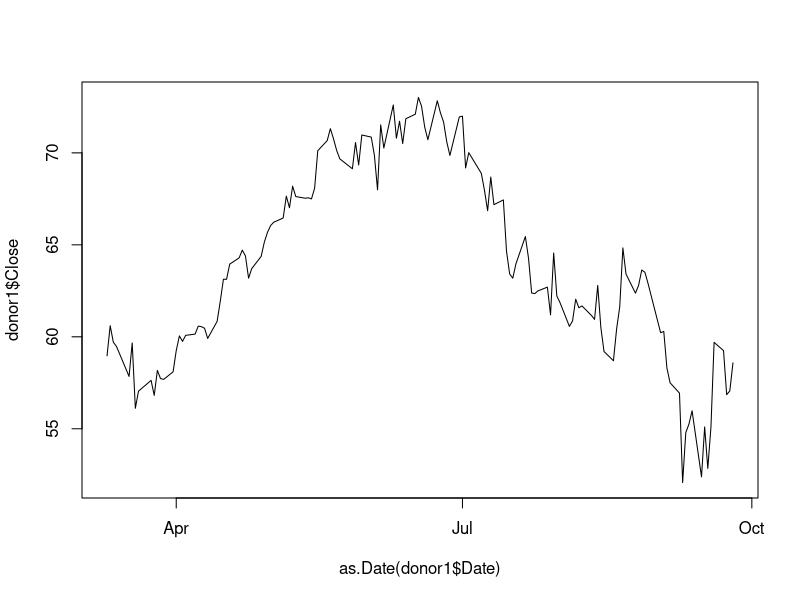
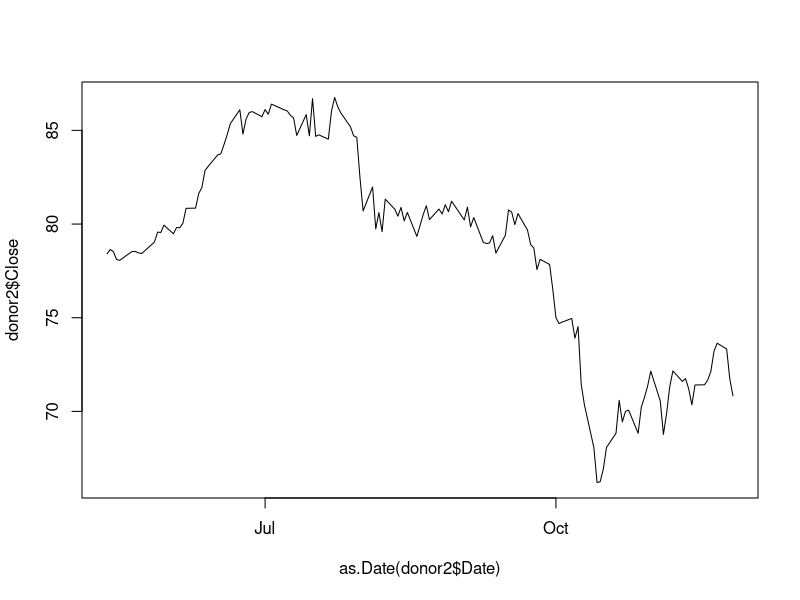
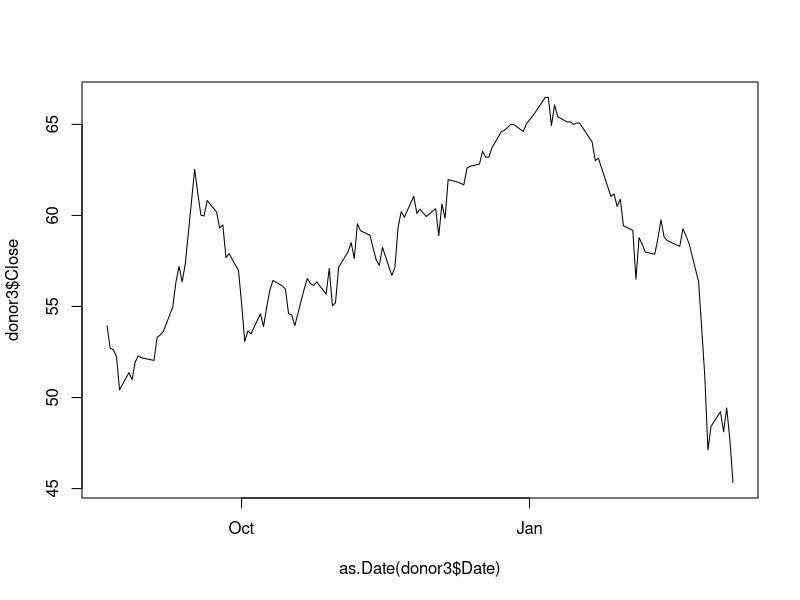

The R source for these figures, in order:

COP <- read.csv('COP.csv')

## Dates ##

# We will now use  2008-09-24 00:00:00
# Training period begins  2008-03-08 00:00:00
# Period to predict begins  2008-09-25 00:00:00
# Prediction period ends  2008-10-02 00:00:00
donor1 <- COP[COP$Date >= '2008-03-08' & COP$Date <= '2008-09-25',]

plot(y = donor1$Close, x = as.Date(donor1$Date), type = 'l')

#
#
# We will now use  2014-11-26 00:00:00
# Training period begins  2014-05-10 00:00:00
# Period to predict begins  2014-11-27 00:00:00
# Prediction period ends  2014-12-04 00:00:00
donor2 <- COP[COP$Date >= '2014-05-10' & COP$Date <= '2014-11-27',]

plot(y = donor2$Close, x = as.Date(donor2$Date), type = 'l')


# We will now use  2020-03-06 00:00:00
# Training period begins  2019-08-19 00:00:00
# Period to predict begins  2020-03-07 00:00:00
# Prediction period ends  2020-03-14 00:00:00

donor3 <- COP[COP$Date >= '2019-08-19' & COP$Date <= '2020-03-07',]

plot(y = donor3$Close, x = as.Date(donor3$Date), type = 'l')
